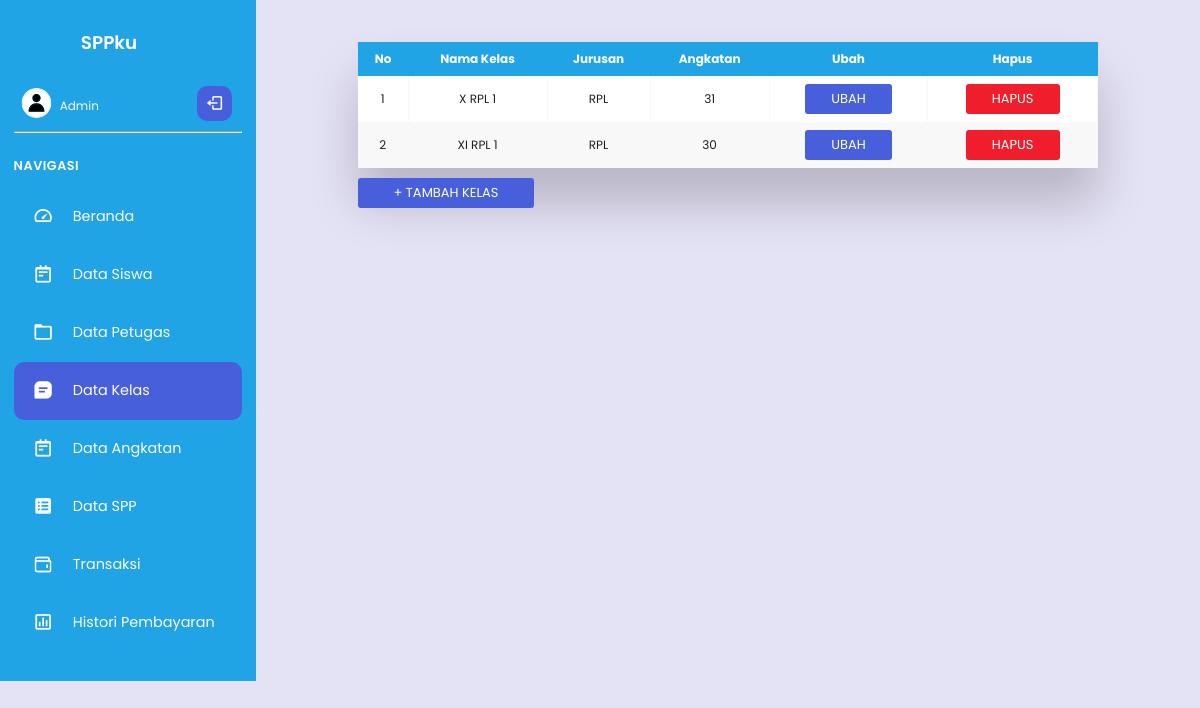
Page /admin/datakelas.php on the committed database.
### tables this page shows
CREATE TABLE `kelas` (
  `id_kelas` int(11) NOT NULL,
  `nama_kelas` varchar(20) NOT NULL,
  `jurusan` varchar(20) NOT NULL,
  `id_angkatan` int(11) NOT NULL
);

CREATE TABLE `angkatan` (
  `id_angkatan` int(11) NOT NULL,
  `nama_angkatan` varchar(255) NOT NULL,
  `tahun_masuk` varchar(255) NOT NULL
);

### admin/datakelas.php (the view, shortened to what this page needs)
<!DOCTYPE html>
<html lang="en">
<head>
  <link rel="stylesheet" href="style.css?<?php echo time(); ?>">
  <link href='https://unpkg.com/boxicons@2.0.9/css/boxicons.min.css' rel='stylesheet'>
</head>
<body>
<nav>
    <div class="sidebar-top">
      <h3 class="hide">SPPku</h3>
    </div>
    <div class="sidebar-footer">
      <div class="admin-user tooltip-element" data-tooltip="1">
        <div class="admin-profile hide">
          <img src="gambar/Profile4.svg" alt="" width="30" height="30">
          <div class="admin-info">
            <h5>Admin</h5>
          </div>
        </div>
        <a href="logout.php" class="log-out">
          <i class='bx bx-log-out ' ></i>
        </a>
      </div>
      <hr>
    </div>
    <div class="sidebar-links">
    <h4 class="hide">Navigasi</h4>
      <ul>
      <li class="tooltip-element" data-tooltip="1">
          <a href="index.php" data-active="1">
            <div class="icon">
            <i class='bx bx-tachometer'></i>
            </div>
            <span class="link hide">Beranda</span>
          </a>
        </li>
        <li class="tooltip-element" data-tooltip="0" class="ac">
          <a href="datasiswa.php"  data-active="0">
            <div class="icon">
            <i class='bx bx-notepad'></i>
            </div>
            <span class="link hide">Data Siswa</span>
          </a>
        </li>
        <li class="tooltip-element" data-tooltip="0" class="ac">
          <a href="datapetugas.php"  data-active="0">
            <div class="icon">
            <i class='bx bx-folder'></i>
            </div>
            <span class="link hide">Data Petugas</span>
          </a>
        </li>
        <div class="active-tab">
        <li class="tooltip-element" data-tooltip="0" class="ac">
          <a href="datakelas.php" class="active" data-active="0">
            <div class="icon">
              <i class='bx bxs-message-square-detail'></i>
            </div>
            <span class="link hide">Data Kelas</span>
          </a>
        </li>
        </div>
        <li class="tooltip-element" data-tooltip="0" class="ac">
          <a href="dataangkatan.php"   data-active="0">
            <div class="icon">
            <i class='bx bx-notepad'></i>
            </div>
            <span class="link hide">Data Angkatan</span>
          </a>
        </li>
        <li class="tooltip-element" data-tooltip="0" class="ac">
          <a href="dataspp.php" class="active" data-active="0">
            <div class="icon">
            <i class='bx bxs-spreadsheet' style='color:#ffffff' ></i>
            </div>
            <span class="link hide">Data SPP</span>
          </a>
        </li>
        <li class="tooltip-element" data-tooltip="0">
          <a href="transaksi.php" data-active="4">
            <div class="icon">
            <img style="width:1.3rem; margin-left:19px;"/>
            </div>
            <span class="link hide">Transaksi</span>
          </a>
        </li>
        <li class="tooltip-element" data-tooltip="3">
          <a href="histori.php" data-active="3">
            <div class="icon">
              <i class='bx bx-bar-chart-square'></i>
            </div>
            <span class="link hide">Histori Pembayaran</span>
          </a>
        </li>
      </ul>
    </div>
  </nav>
  <main>
  <?php
        include "koneksi.php";
       $his=mysqli_query($conn, "select * from kelas a join angkatan b on b.id_angkatan=a.id_angkatan order by nama_kelas asc");
       $row = mysqli_num_rows($his);
       if($row==0){
        echo "<h3 style='color:black;text-align:center;' >  Tidak ada Data Kelas</h3>";
        echo "<a href='tambah_kelas.php' class='button-tambah2'>+Tambah Petugas</a>";
      }elseif($row >0){
?>
<div class="table-wrapper">
    <table class="fl-table">
        <thead>
        <tr>
        <th> No </th>
                            <th> Nama Kelas </th>
                            <th> Jurusan </th>
                            <th> Angkatan </th>
                            <th> Ubah </th>
                            <th> Hapus </th>
        </tr>
        </thead>
        <tbody>
        <?php
$no=0;
while($histori = mysqli_fetch_array($his)){
    $no++;
    $hapus="<td>"."<a href='hapus.php?id_kelas=".$histori['id_kelas']."' onclick='return confirm(\"Apakah anda yakin menghapus data ini?\")' class='button-hapus'>Hapus</a>"."</td>";
    $ubah="<td>"."<a href='ubah_kelas.php?id_kelas=".$histori['id_kelas']."'  class='button-ubah'>Ubah</a>"."</td>";
?>
                          <tr>
                            <td><?=$no?></td>
                            <td><?=$histori['nama_kelas']?></td>
                            <td><?=$histori['jurusan']?></td>
                            <td><?=$histori['nama_angkatan'].$ubah.$hapus?></td>
                          </tr>
                          <?php
}
                          ?>
                        </tbody>
                      </table>
</div>
<a href="tambah_kelas.php" class="button-tambah">+ Tambah Kelas</a>
<?php
      }
?>
  </main>
    </body>
    </html>

### admin/style.css (style rules this page uses)
*, *::before, *::after { padding: 0; margin: 0; box-sizing: border-box; }
:root { --main-color: #21a4e6; --main-color-dark: #475fda; --main-color-light: #5872f5; --text-color: #fcfcfd; }
body { font-family: "Poppins", sans-serif; overflow-x: hidden; background-color: #e4e2f5; min-height: 100vh; display: flex; position: relative; }
a { text-decoration: none; }
ul { list-style: none; }
nav { position: sticky; top: 0; left: 0; height: 100%; background-color: var(--main-color); width: 16rem; padding: 1.8rem 0.85rem; color: #fff; display: flex; flex-direction: column; transition: width 0.5s ease-in-out; }
nav::before { content: ""; position: absolute; width: 2rem; height: 100%; top: 0; left: 100%; }
main { flex: 1; padding: 2rem; color: #1f2027; display: flex; flex-direction: column; }
.sidebar-top { position: relative; display: flex; align-items: center; }
.sidebar-top h3 { padding-left: 0.5rem; font-weight: 600; font-size: 1.15rem; }
.sidebar-links ul { position: relative; margin-top: 0; }
.sidebar-links li { position: relative; padding: 2.5px 0; }
.sidebar-links a { color: var(--text-color); font-weight: 400; font-size: 0.9rem; display: flex; align-items: center; height: 53px; }
.icon { font-size: 1.3rem; text-align: center; min-width: 3.7rem; display: grid; grid-template-columns: 1fr; grid-template-rows: 1fr; }
.icon i { grid-column: 1 / 2; grid-row: 1 / 2; transition: 0.3s; }
.icon img { grid-column: 1 / 2; grid-row: 1 / 2; transition: 0.3s; }
.icon i:last-child { opacity: 0; color: #fff; }
.sidebar-links a.active, .sidebar-links a:hover { color: #fff; }
.sidebar-links a .link { transition: opacity 0.3s 0.2s, color 0.3s; }
.sidebar-links a.active i:last-child { opacity: 1; }
.active-tab { width: 100%; background-color: var(--main-color-dark); border-radius: 10px; transition: top 0.3s; }
.sidebar-links h4 { position: relative; font-size: 0.8rem; text-transform: uppercase; font-weight: 600; padding: 0 ; color: var(--text-color); letter-spacing: 0.5px; height: 45px; line-height: 45px; transition: opacity 0.3s 0.2s, height 0.5s 0s; }
.sidebar-footer { position: relative; margin-top: 0; margin-left: 0; }
.sidebar-footer hr { margin-top: 10px; color: #fff; height: 2px; margin-bottom: 10px; }
.admin-user { display: flex; align-items: center; margin-left: 0; margin-top: 30px; }
.admin-profile { white-space: nowrap; max-width: 100%; transition: opacity 0.3s 0.2s, max-width 0.7s 0s ease-in-out; display: flex; align-items: center; flex: 1; overflow: hidden; margin-right: 10px; }
.admin-user img { width: 2.9rem; border-radius: 50%; margin: 0 0.4rem; }
.admin-info { width: 100%; }
.admin-info h5 { font-weight: 400; font-size: 0.75rem; color: var(--text-color); margin-top: 0.3rem; line-height: 1; }
.log-out { display: flex; height: 35px; width: 35px; background-color: var(--main-color-dark); color: var(--text-color); align-items: center; justify-content: center; font-size: 1.15rem; border-radius: 10px; margin: 0 0.65rem; transition: color 0.3s; }
.hide { transition: opacity 0.3s 0.2s; }
.table-wrapper { margin: 10px 70px 70px; box-shadow: 0px 35px 50px rgba( 0, 0, 0, 0.2 ); }
.fl-table { border-radius: 5px; font-size: 12px; font-weight: normal; border: none; border-collapse: collapse; width: 100%; white-space: nowrap; background-color: white; }
.fl-table td, .fl-table th { text-align: center; padding: 8px; }
.fl-table td { border-right: 1px solid #f8f8f8; font-size: 12px; }
.fl-table thead th { color: #ffffff; background: var(--main-color); }
.fl-table thead th:nth-child(odd) { color: #ffffff; background: var(--main-color); }
.fl-table tr:nth-child(even) { background: #F8F8F8; }
.button-ubah { background-color: var(--main-color-dark); border: none; color: white; padding: 5px 26px; text-align: center; text-decoration: none; display: inline-block; text-transform: uppercase; font-size: 13px; border-radius: 3px; }
.button-hapus { background-color: #f01e2c; border: none; color: white; padding: 5px 26px; text-align: center; text-decoration: none; display: inline-block; text-transform: uppercase; font-size: 13px; border-radius: 3px; }
.button-tambah { background-color: var(--main-color-dark); width: 20%; border: none; color: white; padding: 5px 26px; text-align: center; text-decoration: none; display: inline-block; text-transform: uppercase; font-size: 13px; margin-left: 70px; border-radius: 3px; margin-top: -60px; }

### rows in the picture
kelas: nama_kelas "X RPL 1", jurusan "RPL", id_angkatan.nama_angkatan "31"
kelas: nama_kelas "XI RPL 1", jurusan "RPL", id_angkatan.nama_angkatan "30"
